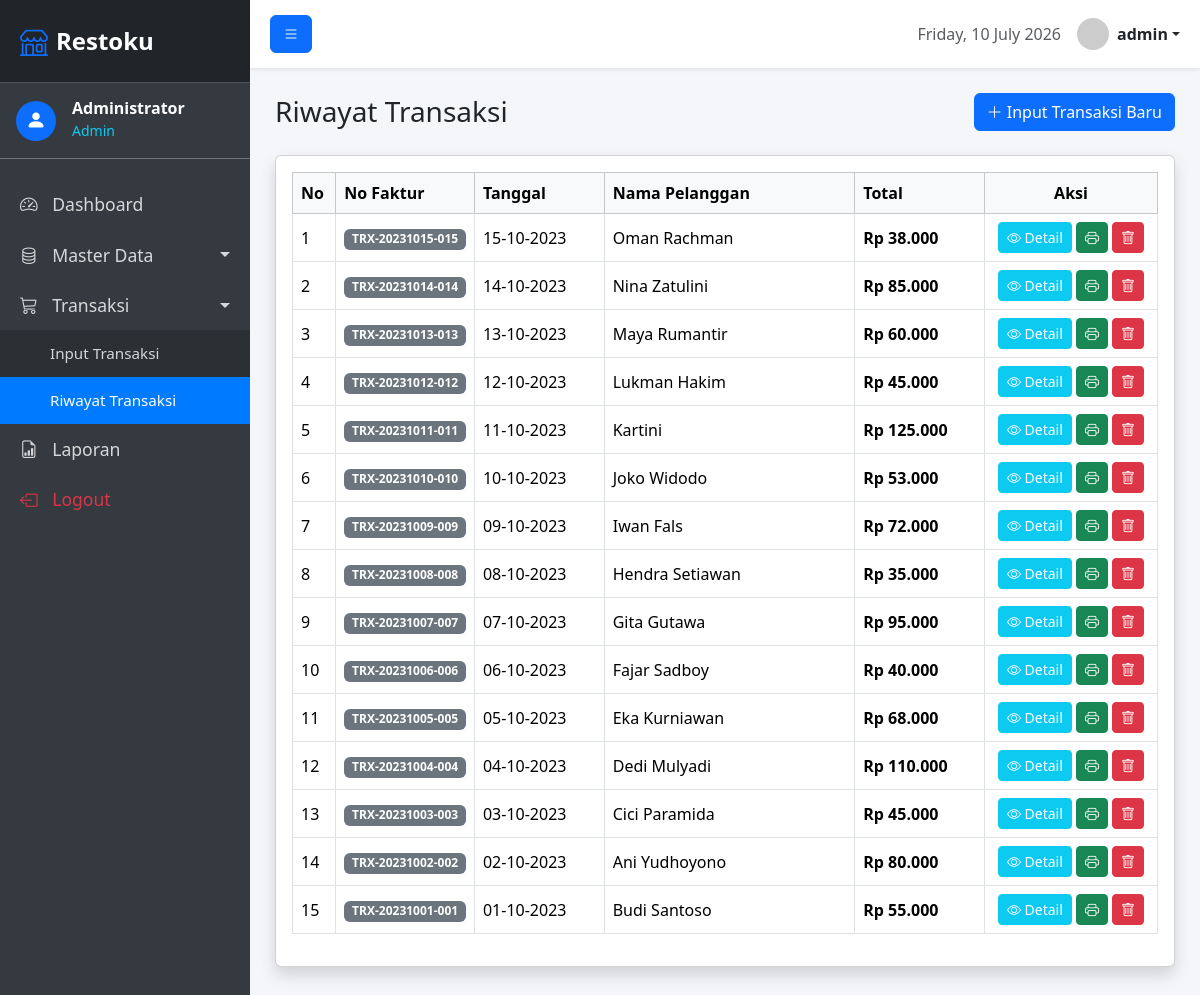
Page /transaksi/index.php (signed in) on the committed database.
### tables this page shows
CREATE TABLE transaksi (
    no_faktur VARCHAR(20) PRIMARY KEY,
    tanggal DATE NOT NULL,
    kode_pel VARCHAR(10) NOT NULL,
    total DECIMAL(12,2) NOT NULL,
    FOREIGN KEY (kode_pel) REFERENCES pelanggan(kode_pel) ON UPDATE CASCADE ON DELETE RESTRICT
);

CREATE TABLE pelanggan (
    kode_pel VARCHAR(10) PRIMARY KEY,
    nama_pel VARCHAR(100) NOT NULL,
    alamat TEXT
);

### transaksi/index.php (the view)
<?php
require_once __DIR__ . '/../config/database.php';
require_once __DIR__ . '/../includes/header.php';
$stmt = $pdo->query("SELECT t.*, p.nama_pel FROM transaksi t JOIN pelanggan p ON t.kode_pel = p.kode_pel ORDER BY t.tanggal DESC, t.no_faktur DESC");
$transaksi = $stmt->fetchAll();
?>
<div class="d-flex justify-content-between align-items-center mb-4">
    <h1 class="h3 mb-0 text-gray-800">Riwayat Transaksi</h1>
    <a href="tambah.php" class="btn btn-primary"><i class="bi bi-plus-lg"></i> Input Transaksi Baru</a>
</div>
<div class="card shadow mb-4">
    <div class="card-body">
        <div class="table-responsive">
            <table class="table table-bordered table-hover align-middle">
                <thead class="table-light">
                    <tr>
                        <th width="5%">No</th>
                        <th width="15%">No Faktur</th>
                        <th width="15%">Tanggal</th>
                        <th>Nama Pelanggan</th>
                        <th width="15%">Total</th>
                        <th width="20%" class="text-center">Aksi</th>
                    </tr>
                </thead>
                <tbody>
                    <?php if (count($transaksi) > 0): ?>
                        <?php $no = 1; foreach ($transaksi as $row): ?>
                        <tr>
                            <td><?= $no++ ?></td>
                            <td><span class="badge bg-secondary"><?= htmlspecialchars($row['no_faktur']) ?></span></td>
                            <td><?= date('d-m-Y', strtotime($row['tanggal'])) ?></td>
                            <td><?= htmlspecialchars($row['nama_pel']) ?></td>
                            <td class="fw-bold">Rp <?= number_format($row['total'], 0, ',', '.') ?></td>
                            <td class="text-center">
                                <a href="detail.php?id=<?= $row['no_faktur'] ?>" class="btn btn-sm btn-info text-white" title="Detail"><i class="bi bi-eye"></i> Detail</a>
                                <a href="cetak.php?id=<?= $row['no_faktur'] ?>" target="_blank" class="btn btn-sm btn-success" title="Cetak"><i class="bi bi-printer"></i></a>
                                <?php if ($_SESSION['level'] == 'Admin'): ?>
                                <a href="hapus.php?id=<?= $row['no_faktur'] ?>" class="btn btn-sm btn-danger" title="Hapus" onclick="return confirm('Yakin ingin menghapus transaksi ini? Seluruh detailnya juga akan terhapus.')"><i class="bi bi-trash"></i></a>
                                <?php endif; ?>
                            </td>
                        </tr>
                        <?php endforeach; ?>
                    <?php else: ?>
                        <tr>
                            <td colspan="6" class="text-center">Belum ada data transaksi.</td>
                        </tr>
                    <?php endif; ?>
                </tbody>
            </table>
        </div>
    </div>
</div>
<?php require_once __DIR__ . '/../includes/footer.php'; ?>

### includes/header.php (style rules this page uses)
:root { --sidebar-width: 250px; }
body { background-color: #f4f6f9; overflow-x: hidden; }

### rows in the picture
transaksi: no_faktur "TRX-20231015-015", tanggal "15-10-2023", kode_pel.nama_pel "Oman Rachman", total "38.000"
transaksi: no_faktur "TRX-20231014-014", tanggal "14-10-2023", kode_pel.nama_pel "Nina Zatulini", total "85.000"
transaksi: no_faktur "TRX-20231013-013", tanggal "13-10-2023", kode_pel.nama_pel "Maya Rumantir", total "60.000"
transaksi: no_faktur "TRX-20231012-012", tanggal "12-10-2023", kode_pel.nama_pel "Lukman Hakim", total "45.000"
transaksi: no_faktur "TRX-20231011-011", tanggal "11-10-2023", kode_pel.nama_pel "Kartini", total "125.000"
transaksi: no_faktur "TRX-20231010-010", tanggal "10-10-2023", kode_pel.nama_pel "Joko Widodo", total "53.000"
transaksi: no_faktur "TRX-20231009-009", tanggal "09-10-2023", kode_pel.nama_pel "Iwan Fals", total "72.000"
transaksi: no_faktur "TRX-20231008-008", tanggal "08-10-2023", kode_pel.nama_pel "Hendra Setiawan", total "35.000"
transaksi: no_faktur "TRX-20231007-007", tanggal "07-10-2023", kode_pel.nama_pel "Gita Gutawa", total "95.000"
transaksi: no_faktur "TRX-20231006-006", tanggal "06-10-2023", kode_pel.nama_pel "Fajar Sadboy", total "40.000"
transaksi: no_faktur "TRX-20231005-005", tanggal "05-10-2023", kode_pel.nama_pel "Eka Kurniawan", total "68.000"
transaksi: no_faktur "TRX-20231004-004", tanggal "04-10-2023", kode_pel.nama_pel "Dedi Mulyadi", total "110.000"
transaksi: no_faktur "TRX-20231003-003", tanggal "03-10-2023", kode_pel.nama_pel "Cici Paramida", total "45.000"
transaksi: no_faktur "TRX-20231002-002", tanggal "02-10-2023", kode_pel.nama_pel "Ani Yudhoyono", total "80.000"
transaksi: no_faktur "TRX-20231001-001", tanggal "01-10-2023", kode_pel.nama_pel "Budi Santoso", total "55.000"

### other values in the picture
$_SESSION['nama'] "Administrator"
$_SESSION['level'] "Admin"
$_SESSION['username'] "admin"
